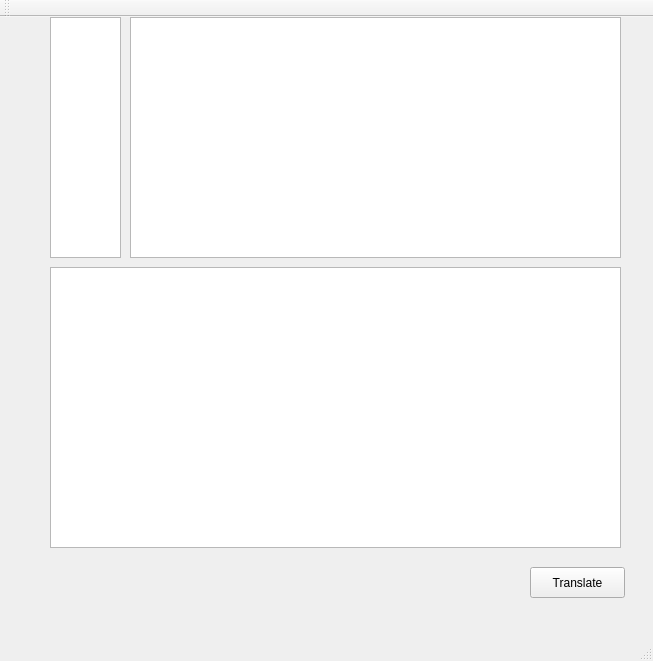
<?xml version="1.0" encoding="UTF-8"?>
<ui version="4.0">
 <class>MainWindow</class>
 <widget class="QMainWindow" name="MainWindow">
  <property name="geometry">
   <rect>
    <x>0</x>
    <y>0</y>
    <width>653</width>
    <height>661</height>
   </rect>
  </property>
  <property name="windowTitle">
   <string>MainWindow</string>
  </property>
  <widget class="QWidget" name="centralWidget">
   <widget class="QPlainTextEdit" name="text_assembler">
    <property name="geometry">
     <rect>
      <x>130</x>
      <y>0</y>
      <width>491</width>
      <height>241</height>
     </rect>
    </property>
   </widget>
   <widget class="QPlainTextEdit" name="text_binary">
    <property name="geometry">
     <rect>
      <x>50</x>
      <y>250</y>
      <width>571</width>
      <height>281</height>
     </rect>
    </property>
    <property name="readOnly">
     <bool>true</bool>
    </property>
   </widget>
   <widget class="QPushButton" name="pushButton">
    <property name="geometry">
     <rect>
      <x>530</x>
      <y>550</y>
      <width>95</width>
      <height>31</height>
     </rect>
    </property>
    <property name="text">
     <string>Translate</string>
    </property>
   </widget>
   <widget class="QPlainTextEdit" name="text_line_numbers">
    <property name="geometry">
     <rect>
      <x>50</x>
      <y>0</y>
      <width>71</width>
      <height>241</height>
     </rect>
    </property>
    <property name="readOnly">
     <bool>true</bool>
    </property>
   </widget>
  </widget>
  <widget class="QMenuBar" name="menuBar">
   <property name="geometry">
    <rect>
     <x>0</x>
     <y>0</y>
     <width>653</width>
     <height>27</height>
    </rect>
   </property>
  </widget>
  <widget class="QToolBar" name="mainToolBar">
   <attribute name="toolBarArea">
    <enum>TopToolBarArea</enum>
   </attribute>
   <attribute name="toolBarBreak">
    <bool>false</bool>
   </attribute>
  </widget>
  <widget class="QStatusBar" name="statusBar"/>
 </widget>
 <layoutdefault spacing="6" margin="11"/>
 <resources/>
 <connections/>
</ui>
